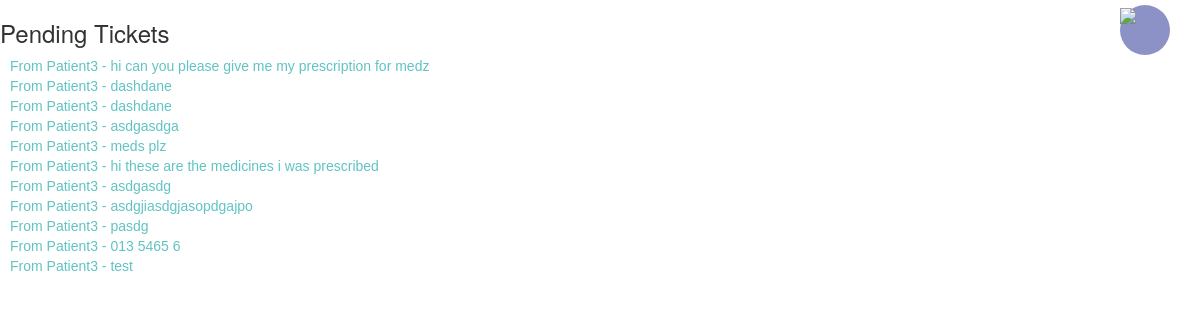
The page /medimode/org_home (signed in) on the database its author committed.
### medimode/models/interaction_models.py (models this page shows)
class Ticket(models.Model):
	issuer = models.ForeignKey(to=Profile, on_delete=models.DO_NOTHING, related_name='issued_tickets')
	issued = models.ForeignKey(to=Profile, on_delete=models.DO_NOTHING, related_name='accepted_tickets')
	description = models.TextField(max_length=32000)
	shareables = models.ManyToManyField(to=Ticket_Shareable, related_name='owner_ticket', blank=True)
	transaction = models.OneToOneField(to=Transaction, related_name='ticket', on_delete=models.RESTRICT, null=True)

### medimode/models/user_models.py (models this page shows, shortened)
class Profile(models.Model):
	user = models.OneToOneField(User, on_delete=models.CASCADE, related_name='%(class)s')
	bio = models.TextField(max_length=500, blank=True)
	approved = models.BooleanField(default=False)
	@property
	def full_name(self):
		return self.user.first_name + " " + self.user.last_name

class User(AbstractUser):
	class UserRoleChoices(TextChoices):
		PATIENT = "patient"
		DOCTOR = "doctor"
		HOSPITAL = "hospital"
		PHARMACY = "pharmacy"
		INSURANCE = "insurance"
	role = models.TextField(choices=UserRoleChoices.choices, null=True)
	OTP_seed = encrypt(models.TextField(default=gen_otpseed))
	stripe_acct = models.TextField(max_length=100, blank=True)
	public_key = models.TextField(max_length=100, blank=True)

### medimode/views.py (the view)
# urls.py: path('org_home',views.MyTicketsOrg.as_view(),name='org_home')
class MyTicketsOrg(AuthListView):
	template_name = "medimode/organisationHome.html"
	def get_queryset(self):
		return Ticket.objects.filter(Q(issued=self.request.user.profile) | Q(issuer=self.request.user.profile))

### medimode/views_base.py (called while the page is built)
	def test_func(self):
		return self.request.user.is_staff or self.request.user.profile.approved

### templates/medimode/organisationHome.html (shortened to what this page needs)
{% load static %}
<!DOCTYPE html>
<html lang="en">
<head>
    <link rel="stylesheet" href="https://maxcdn.bootstrapcdn.com/bootstrap/3.4.1/css/bootstrap.min.css">
    <link href="{% static 'home.css' %}" rel="stylesheet" />
</head>
<body>
    <h3>Pending Tickets</h3>
<ul>
    {% for ticket in object_list %}
        <li><a href="/medimode/ticket/{{ ticket.id }}">From {{ ticket.issuer.full_name }} - {{ ticket.description }}</a>
        </li>
    {% endfor %}
</ul>
    <div class="Profile">
        <div class="menu-toggle">
            <img height="50px" src="https://i.pinimg.com/564x/a6/d5/b4/a6d5b418cbbd6665511833ec139e7aa7.jpg">
        </div>
    </div>
</body>
</html>

### static/home.css (style rules this page uses)
* { margin: 0; padding: 0; box-sizing: border-box; font-family: sans-serif; }
.menu-toggle { display: none; position: fixed; top: 0.5rem; right: 3rem; width: 50px; height: 50px; border-radius: 99px; background-color: #8c91c6; cursor: pointer; }
@media (max-width: 4000px) { .menu-toggle { display: block; } }
a { margin-left: 10px; margin-right: 10px; color: rgba(93, 193, 193, 0.973); }
.Profile { display: flex; grid-column: 5/6; justify-content: space-around; align-items: center; margin-top: 10px; margin-right: 10px; }
ul { list-style-type: none; padding: 0; margin: 0; }

### rows shown on the page
Ticket: issuer.full_name "Patient3", description "hi can you please give me my prescription for medz"
Ticket: issuer.full_name "Patient3", description "dashdane"
Ticket: issuer.full_name "Patient3", description "dashdane"
Ticket: issuer.full_name "Patient3", description "asdgasdga"
Ticket: issuer.full_name "Patient3", description "meds plz"
Ticket: issuer.full_name "Patient3", description "hi these are the medicines i was prescribed"
Ticket: issuer.full_name "Patient3", description "asdgasdg"
Ticket: issuer.full_name "Patient3", description "asdgjiasdgjasopdgajpo"
Ticket: issuer.full_name "Patient3", description "pasdg"
Ticket: issuer.full_name "Patient3", description "013 5465 6"
Ticket: issuer.full_name "Patient3", description "test"
